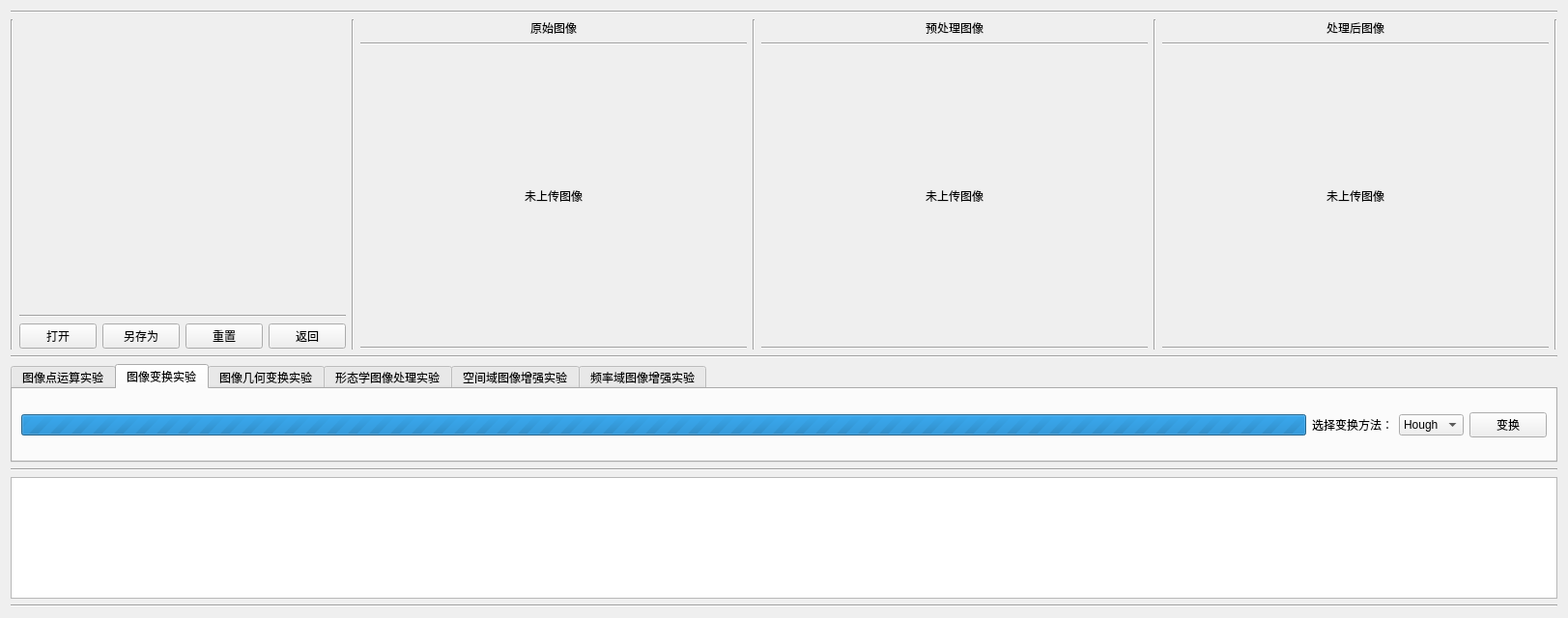
<?xml version="1.0" encoding="UTF-8"?>
<ui version="4.0">
 <class>Form</class>
 <widget class="QWidget" name="Form">
  <property name="geometry">
   <rect>
    <x>0</x>
    <y>0</y>
    <width>1601</width>
    <height>640</height>
   </rect>
  </property>
  <property name="sizePolicy">
   <sizepolicy hsizetype="MinimumExpanding" vsizetype="MinimumExpanding">
    <horstretch>0</horstretch>
    <verstretch>0</verstretch>
   </sizepolicy>
  </property>
  <property name="minimumSize">
   <size>
    <width>100</width>
    <height>100</height>
   </size>
  </property>
  <property name="windowTitle">
   <string>基础图像物理实验</string>
  </property>
  <layout class="QVBoxLayout" name="verticalLayout_2">
   <property name="sizeConstraint">
    <enum>QLayout::SetMinimumSize</enum>
   </property>
   <item>
    <widget class="Line" name="line_16">
     <property name="orientation">
      <enum>Qt::Horizontal</enum>
     </property>
    </widget>
   </item>
   <item>
    <layout class="QHBoxLayout" name="horizontalLayout">
     <item>
      <widget class="Line" name="line_18">
       <property name="orientation">
        <enum>Qt::Vertical</enum>
       </property>
      </widget>
     </item>
     <item>
      <layout class="QVBoxLayout" name="verticalLayout_4">
       <item>
        <widget class="QLabel" name="logo">
         <property name="sizePolicy">
          <sizepolicy hsizetype="Maximum" vsizetype="Maximum">
           <horstretch>0</horstretch>
           <verstretch>0</verstretch>
          </sizepolicy>
         </property>
         <property name="minimumSize">
          <size>
           <width>300</width>
           <height>300</height>
          </size>
         </property>
         <property name="maximumSize">
          <size>
           <width>300</width>
           <height>300</height>
          </size>
         </property>
         <property name="text">
          <string/>
         </property>
         <property name="scaledContents">
          <bool>false</bool>
         </property>
        </widget>
       </item>
       <item>
        <widget class="Line" name="line_9">
         <property name="orientation">
          <enum>Qt::Horizontal</enum>
         </property>
        </widget>
       </item>
       <item>
        <layout class="QHBoxLayout" name="horizontalLayout_2">
         <property name="sizeConstraint">
          <enum>QLayout::SetDefaultConstraint</enum>
         </property>
         <item alignment="Qt::AlignLeft|Qt::AlignVCenter">
          <widget class="QPushButton" name="chooseFile">
           <property name="sizePolicy">
            <sizepolicy hsizetype="Maximum" vsizetype="Maximum">
             <horstretch>0</horstretch>
             <verstretch>0</verstretch>
            </sizepolicy>
           </property>
           <property name="text">
            <string>打开</string>
           </property>
          </widget>
         </item>
         <item alignment="Qt::AlignLeft">
          <widget class="QPushButton" name="save">
           <property name="sizePolicy">
            <sizepolicy hsizetype="Maximum" vsizetype="Maximum">
             <horstretch>0</horstretch>
             <verstretch>0</verstretch>
            </sizepolicy>
           </property>
           <property name="text">
            <string>另存为</string>
           </property>
          </widget>
         </item>
         <item>
          <widget class="QPushButton" name="resButton">
           <property name="sizePolicy">
            <sizepolicy hsizetype="Expanding" vsizetype="Fixed">
             <horstretch>0</horstretch>
             <verstretch>0</verstretch>
            </sizepolicy>
           </property>
           <property name="text">
            <string>重置</string>
           </property>
          </widget>
         </item>
         <item>
          <widget class="QPushButton" name="stopButton">
           <property name="sizePolicy">
            <sizepolicy hsizetype="Expanding" vsizetype="Fixed">
             <horstretch>0</horstretch>
             <verstretch>0</verstretch>
            </sizepolicy>
           </property>
           <property name="text">
            <string>返回</string>
           </property>
          </widget>
         </item>
        </layout>
       </item>
      </layout>
     </item>
     <item>
      <widget class="Line" name="line_6">
       <property name="orientation">
        <enum>Qt::Vertical</enum>
       </property>
      </widget>
     </item>
     <item>
      <layout class="QVBoxLayout" name="verticalLayout">
       <item alignment="Qt::AlignHCenter|Qt::AlignVCenter">
        <widget class="QLabel" name="label">
         <property name="text">
          <string>原始图像</string>
         </property>
        </widget>
       </item>
       <item>
        <widget class="Line" name="line_10">
         <property name="orientation">
          <enum>Qt::Horizontal</enum>
         </property>
        </widget>
       </item>
       <item alignment="Qt::AlignLeft">
        <widget class="QLabel" name="oImage">
         <property name="sizePolicy">
          <sizepolicy hsizetype="MinimumExpanding" vsizetype="MinimumExpanding">
           <horstretch>0</horstretch>
           <verstretch>0</verstretch>
          </sizepolicy>
         </property>
         <property name="minimumSize">
          <size>
           <width>400</width>
           <height>300</height>
          </size>
         </property>
         <property name="maximumSize">
          <size>
           <width>400</width>
           <height>300</height>
          </size>
         </property>
         <property name="text">
          <string>未上传图像</string>
         </property>
         <property name="alignment">
          <set>Qt::AlignCenter</set>
         </property>
        </widget>
       </item>
       <item>
        <widget class="Line" name="line_13">
         <property name="orientation">
          <enum>Qt::Horizontal</enum>
         </property>
        </widget>
       </item>
      </layout>
     </item>
     <item>
      <widget class="Line" name="line_5">
       <property name="orientation">
        <enum>Qt::Vertical</enum>
       </property>
      </widget>
     </item>
     <item>
      <layout class="QVBoxLayout" name="verticalLayout_5">
       <item alignment="Qt::AlignHCenter|Qt::AlignTop">
        <widget class="QLabel" name="label_2">
         <property name="sizePolicy">
          <sizepolicy hsizetype="Preferred" vsizetype="Preferred">
           <horstretch>0</horstretch>
           <verstretch>0</verstretch>
          </sizepolicy>
         </property>
         <property name="minimumSize">
          <size>
           <width>0</width>
           <height>0</height>
          </size>
         </property>
         <property name="text">
          <string>预处理图像</string>
         </property>
         <property name="alignment">
          <set>Qt::AlignCenter</set>
         </property>
        </widget>
       </item>
       <item>
        <widget class="Line" name="line_11">
         <property name="orientation">
          <enum>Qt::Horizontal</enum>
         </property>
        </widget>
       </item>
       <item>
        <widget class="QLabel" name="pImage">
         <property name="sizePolicy">
          <sizepolicy hsizetype="MinimumExpanding" vsizetype="MinimumExpanding">
           <horstretch>0</horstretch>
           <verstretch>0</verstretch>
          </sizepolicy>
         </property>
         <property name="minimumSize">
          <size>
           <width>400</width>
           <height>300</height>
          </size>
         </property>
         <property name="maximumSize">
          <size>
           <width>400</width>
           <height>300</height>
          </size>
         </property>
         <property name="text">
          <string>未上传图像</string>
         </property>
         <property name="alignment">
          <set>Qt::AlignCenter</set>
         </property>
        </widget>
       </item>
       <item>
        <widget class="Line" name="line_14">
         <property name="orientation">
          <enum>Qt::Horizontal</enum>
         </property>
        </widget>
       </item>
      </layout>
     </item>
     <item>
      <widget class="Line" name="line_7">
       <property name="orientation">
        <enum>Qt::Vertical</enum>
       </property>
      </widget>
     </item>
     <item>
      <layout class="QVBoxLayout" name="verticalLayout_3">
       <item alignment="Qt::AlignHCenter|Qt::AlignVCenter">
        <widget class="QLabel" name="label_3">
         <property name="text">
          <string>处理后图像</string>
         </property>
        </widget>
       </item>
       <item>
        <widget class="Line" name="line_12">
         <property name="orientation">
          <enum>Qt::Horizontal</enum>
         </property>
        </widget>
       </item>
       <item>
        <widget class="QLabel" name="rImage">
         <property name="sizePolicy">
          <sizepolicy hsizetype="MinimumExpanding" vsizetype="MinimumExpanding">
           <horstretch>0</horstretch>
           <verstretch>0</verstretch>
          </sizepolicy>
         </property>
         <property name="minimumSize">
          <size>
           <width>400</width>
           <height>300</height>
          </size>
         </property>
         <property name="maximumSize">
          <size>
           <width>400</width>
           <height>300</height>
          </size>
         </property>
         <property name="text">
          <string>未上传图像</string>
         </property>
         <property name="alignment">
          <set>Qt::AlignCenter</set>
         </property>
        </widget>
       </item>
       <item>
        <widget class="Line" name="line_15">
         <property name="orientation">
          <enum>Qt::Horizontal</enum>
         </property>
        </widget>
       </item>
      </layout>
     </item>
     <item>
      <widget class="Line" name="line_17">
       <property name="orientation">
        <enum>Qt::Vertical</enum>
       </property>
      </widget>
     </item>
    </layout>
   </item>
   <item>
    <widget class="Line" name="line_8">
     <property name="orientation">
      <enum>Qt::Horizontal</enum>
     </property>
    </widget>
   </item>
   <item>
    <widget class="QTabWidget" name="tabWidget">
     <property name="sizePolicy">
      <sizepolicy hsizetype="Expanding" vsizetype="Preferred">
       <horstretch>0</horstretch>
       <verstretch>0</verstretch>
      </sizepolicy>
     </property>
     <property name="currentIndex">
      <number>1</number>
     </property>
     <widget class="QWidget" name="tab">
      <attribute name="title">
       <string>图像点运算实验</string>
      </attribute>
      <layout class="QHBoxLayout" name="horizontalLayout_8">
       <item>
        <widget class="QProgressBar" name="progressBar_6">
         <property name="maximum">
          <number>0</number>
         </property>
         <property name="value">
          <number>-1</number>
         </property>
        </widget>
       </item>
       <item>
        <widget class="QPushButton" name="grey">
         <property name="sizePolicy">
          <sizepolicy hsizetype="Fixed" vsizetype="Fixed">
           <horstretch>0</horstretch>
           <verstretch>0</verstretch>
          </sizepolicy>
         </property>
         <property name="text">
          <string>灰度变换</string>
         </property>
        </widget>
       </item>
      </layout>
     </widget>
     <widget class="QWidget" name="tab_2">
      <attribute name="title">
       <string>图像变换实验</string>
      </attribute>
      <layout class="QHBoxLayout" name="horizontalLayout_3">
       <item>
        <widget class="QProgressBar" name="progressBar_2">
         <property name="maximum">
          <number>0</number>
         </property>
         <property name="value">
          <number>-1</number>
         </property>
        </widget>
       </item>
       <item alignment="Qt::AlignRight">
        <widget class="QLabel" name="label_9">
         <property name="sizePolicy">
          <sizepolicy hsizetype="Preferred" vsizetype="Preferred">
           <horstretch>0</horstretch>
           <verstretch>0</verstretch>
          </sizepolicy>
         </property>
         <property name="text">
          <string>选择变换方法：</string>
         </property>
        </widget>
       </item>
       <item>
        <widget class="QComboBox" name="Trans_Opt">
         <property name="sizePolicy">
          <sizepolicy hsizetype="Fixed" vsizetype="Fixed">
           <horstretch>0</horstretch>
           <verstretch>0</verstretch>
          </sizepolicy>
         </property>
         <item>
          <property name="text">
           <string>Hough</string>
          </property>
         </item>
         <item>
          <property name="text">
           <string>傅里叶</string>
          </property>
         </item>
        </widget>
       </item>
       <item>
        <widget class="QPushButton" name="Trans_radon">
         <property name="sizePolicy">
          <sizepolicy hsizetype="Maximum" vsizetype="Fixed">
           <horstretch>0</horstretch>
           <verstretch>0</verstretch>
          </sizepolicy>
         </property>
         <property name="text">
          <string>变换</string>
         </property>
        </widget>
       </item>
      </layout>
     </widget>
     <widget class="QWidget" name="tab_3">
      <attribute name="title">
       <string>图像几何变换实验</string>
      </attribute>
      <layout class="QHBoxLayout" name="horizontalLayout_4">
       <item>
        <widget class="QProgressBar" name="progressBar_3">
         <property name="maximum">
          <number>0</number>
         </property>
         <property name="value">
          <number>-1</number>
         </property>
        </widget>
       </item>
       <item alignment="Qt::AlignLeft">
        <widget class="QLabel" name="label_6">
         <property name="sizePolicy">
          <sizepolicy hsizetype="Maximum" vsizetype="Preferred">
           <horstretch>0</horstretch>
           <verstretch>0</verstretch>
          </sizepolicy>
         </property>
         <property name="maximumSize">
          <size>
           <width>150</width>
           <height>16777215</height>
          </size>
         </property>
         <property name="text">
          <string>平移：X坐标偏移量：</string>
         </property>
        </widget>
       </item>
       <item>
        <widget class="QLineEdit" name="delta_x">
         <property name="sizePolicy">
          <sizepolicy hsizetype="Maximum" vsizetype="Fixed">
           <horstretch>0</horstretch>
           <verstretch>0</verstretch>
          </sizepolicy>
         </property>
         <property name="maximumSize">
          <size>
           <width>50</width>
           <height>16777215</height>
          </size>
         </property>
         <property name="text">
          <string>0</string>
         </property>
         <property name="alignment">
          <set>Qt::AlignRight|Qt::AlignTrailing|Qt::AlignVCenter</set>
         </property>
        </widget>
       </item>
       <item>
        <widget class="QLabel" name="label_7">
         <property name="sizePolicy">
          <sizepolicy hsizetype="Maximum" vsizetype="Preferred">
           <horstretch>0</horstretch>
           <verstretch>0</verstretch>
          </sizepolicy>
         </property>
         <property name="maximumSize">
          <size>
           <width>150</width>
           <height>16777215</height>
          </size>
         </property>
         <property name="text">
          <string>Y坐标偏移量：</string>
         </property>
        </widget>
       </item>
       <item>
        <widget class="QLineEdit" name="delta_y">
         <property name="sizePolicy">
          <sizepolicy hsizetype="Maximum" vsizetype="Fixed">
           <horstretch>0</horstretch>
           <verstretch>0</verstretch>
          </sizepolicy>
         </property>
         <property name="minimumSize">
          <size>
           <width>0</width>
           <height>0</height>
          </size>
         </property>
         <property name="maximumSize">
          <size>
           <width>50</width>
           <height>16777215</height>
          </size>
         </property>
         <property name="text">
          <string>0</string>
         </property>
         <property name="alignment">
          <set>Qt::AlignRight|Qt::AlignTrailing|Qt::AlignVCenter</set>
         </property>
        </widget>
       </item>
       <item>
        <widget class="Line" name="line">
         <property name="orientation">
          <enum>Qt::Vertical</enum>
         </property>
        </widget>
       </item>
       <item>
        <layout class="QVBoxLayout" name="verticalLayout_6">
         <item>
          <widget class="QCheckBox" name="HMcheckBox">
           <property name="sizePolicy">
            <sizepolicy hsizetype="Maximum" vsizetype="Fixed">
             <horstretch>0</horstretch>
             <verstretch>0</verstretch>
            </sizepolicy>
           </property>
           <property name="text">
            <string>水平镜像</string>
           </property>
          </widget>
         </item>
         <item>
          <widget class="QCheckBox" name="VMcheckBox">
           <property name="sizePolicy">
            <sizepolicy hsizetype="Maximum" vsizetype="Fixed">
             <horstretch>0</horstretch>
             <verstretch>0</verstretch>
            </sizepolicy>
           </property>
           <property name="text">
            <string>垂直镜像</string>
           </property>
          </widget>
         </item>
        </layout>
       </item>
       <item>
        <widget class="Line" name="line_2">
         <property name="orientation">
          <enum>Qt::Vertical</enum>
         </property>
        </widget>
       </item>
       <item>
        <widget class="QLabel" name="label_8">
         <property name="text">
          <string>旋转角度(°)：</string>
         </property>
        </widget>
       </item>
       <item>
        <widget class="QLineEdit" name="delta_degree">
         <property name="sizePolicy">
          <sizepolicy hsizetype="Maximum" vsizetype="Fixed">
           <horstretch>0</horstretch>
           <verstretch>0</verstretch>
          </sizepolicy>
         </property>
         <property name="maximumSize">
          <size>
           <width>80</width>
           <height>16777215</height>
          </size>
         </property>
         <property name="text">
          <string>0</string>
         </property>
         <property name="alignment">
          <set>Qt::AlignRight|Qt::AlignTrailing|Qt::AlignVCenter</set>
         </property>
        </widget>
       </item>
       <item>
        <widget class="QLabel" name="label_4">
         <property name="sizePolicy">
          <sizepolicy hsizetype="Minimum" vsizetype="Minimum">
           <horstretch>0</horstretch>
           <verstretch>0</verstretch>
          </sizepolicy>
         </property>
         <property name="text">
          <string>°</string>
         </property>
        </widget>
       </item>
       <item>
        <widget class="Line" name="line_3">
         <property name="orientation">
          <enum>Qt::Vertical</enum>
         </property>
        </widget>
       </item>
       <item>
        <widget class="QPushButton" name="G_Trans">
         <property name="text">
          <string>变换</string>
         </property>
        </widget>
       </item>
      </layout>
     </widget>
     <widget class="QWidget" name="tab_4">
      <attribute name="title">
       <string>形态学图像处理实验</string>
      </attribute>
      <layout class="QHBoxLayout" name="horizontalLayout_5">
       <item>
        <widget class="QProgressBar" name="progressBar_4">
         <property name="maximum">
          <number>0</number>
         </property>
         <property name="value">
          <number>-1</number>
         </property>
        </widget>
       </item>
       <item>
        <widget class="QLabel" name="label_5">
         <property name="text">
          <string>设置膨胀与腐蚀核：</string>
         </property>
        </widget>
       </item>
       <item>
        <widget class="QLineEdit" name="ED_KERNEL_SIZE">
         <property name="sizePolicy">
          <sizepolicy hsizetype="Preferred" vsizetype="Fixed">
           <horstretch>0</horstretch>
           <verstretch>0</verstretch>
          </sizepolicy>
         </property>
         <property name="text">
          <string>3</string>
         </property>
         <property name="alignment">
          <set>Qt::AlignRight|Qt::AlignTrailing|Qt::AlignVCenter</set>
         </property>
        </widget>
       </item>
       <item alignment="Qt::AlignRight">
        <widget class="QPushButton" name="dilate">
         <property name="sizePolicy">
          <sizepolicy hsizetype="Maximum" vsizetype="Fixed">
           <horstretch>0</horstretch>
           <verstretch>0</verstretch>
          </sizepolicy>
         </property>
         <property name="text">
          <string>膨胀</string>
         </property>
        </widget>
       </item>
       <item>
        <widget class="QPushButton" name="erode">
         <property name="sizePolicy">
          <sizepolicy hsizetype="Maximum" vsizetype="Fixed">
           <horstretch>0</horstretch>
           <verstretch>0</verstretch>
          </sizepolicy>
         </property>
         <property name="text">
          <string>腐蚀</string>
         </property>
        </widget>
       </item>
      </layout>
     </widget>
     <widget class="QWidget" name="tab_5">
      <attribute name="title">
       <string>空间域图像增强实验</string>
      </attribute>
      <layout class="QHBoxLayout" name="horizontalLayout_6">
       <item>
        <widget class="QProgressBar" name="progressBar">
         <property name="maximum">
          <number>0</number>
         </property>
         <property name="value">
          <number>-1</number>
         </property>
        </widget>
       </item>
       <item>
        <widget class="QLabel" name="label_10">
         <property name="text">
          <string>核大小（常用3*3或5*5）：</string>
         </property>
        </widget>
       </item>
       <item>
        <widget class="QLineEdit" name="FILTER_KERNEL_SIZE">
         <property name="sizePolicy">
          <sizepolicy hsizetype="Preferred" vsizetype="Fixed">
           <horstretch>0</horstretch>
           <verstretch>0</verstretch>
          </sizepolicy>
         </property>
         <property name="text">
          <string>3</string>
         </property>
         <property name="alignment">
          <set>Qt::AlignRight|Qt::AlignTrailing|Qt::AlignVCenter</set>
         </property>
        </widget>
       </item>
       <item alignment="Qt::AlignRight">
        <widget class="QPushButton" name="smooth">
         <property name="sizePolicy">
          <sizepolicy hsizetype="Maximum" vsizetype="Fixed">
           <horstretch>0</horstretch>
           <verstretch>0</verstretch>
          </sizepolicy>
         </property>
         <property name="text">
          <string>图像平滑</string>
         </property>
        </widget>
       </item>
       <item>
        <widget class="QPushButton" name="filter">
         <property name="sizePolicy">
          <sizepolicy hsizetype="Maximum" vsizetype="Fixed">
           <horstretch>0</horstretch>
           <verstretch>0</verstretch>
          </sizepolicy>
         </property>
         <property name="text">
          <string>中值滤波</string>
         </property>
        </widget>
       </item>
       <item alignment="Qt::AlignRight">
        <widget class="QPushButton" name="sharpen">
         <property name="sizePolicy">
          <sizepolicy hsizetype="Maximum" vsizetype="Fixed">
           <horstretch>0</horstretch>
           <verstretch>0</verstretch>
          </sizepolicy>
         </property>
         <property name="text">
          <string>图像锐化</string>
         </property>
        </widget>
       </item>
      </layout>
     </widget>
     <widget class="QWidget" name="tab_6">
      <attribute name="title">
       <string>频率域图像增强实验</string>
      </attribute>
      <layout class="QHBoxLayout" name="horizontalLayout_7">
       <item>
        <widget class="QProgressBar" name="progressBar_5">
         <property name="maximum">
          <number>0</number>
         </property>
         <property name="value">
          <number>-1</number>
         </property>
        </widget>
       </item>
       <item>
        <widget class="QPushButton" name="FFT">
         <property name="sizePolicy">
          <sizepolicy hsizetype="Maximum" vsizetype="Fixed">
           <horstretch>0</horstretch>
           <verstretch>0</verstretch>
          </sizepolicy>
         </property>
         <property name="text">
          <string>快速傅里叶变换</string>
         </property>
        </widget>
       </item>
       <item>
        <widget class="QPushButton" name="lowPassFiltering">
         <property name="sizePolicy">
          <sizepolicy hsizetype="Maximum" vsizetype="Fixed">
           <horstretch>0</horstretch>
           <verstretch>0</verstretch>
          </sizepolicy>
         </property>
         <property name="text">
          <string>低通滤波器</string>
         </property>
        </widget>
       </item>
       <item>
        <widget class="QPushButton" name="highPassFiltering">
         <property name="sizePolicy">
          <sizepolicy hsizetype="Maximum" vsizetype="Fixed">
           <horstretch>0</horstretch>
           <verstretch>0</verstretch>
          </sizepolicy>
         </property>
         <property name="text">
          <string>高通滤波器</string>
         </property>
        </widget>
       </item>
       <item>
        <widget class="QPushButton" name="DWT">
         <property name="sizePolicy">
          <sizepolicy hsizetype="Maximum" vsizetype="Fixed">
           <horstretch>0</horstretch>
           <verstretch>0</verstretch>
          </sizepolicy>
         </property>
         <property name="text">
          <string>小波变换</string>
         </property>
        </widget>
       </item>
      </layout>
     </widget>
    </widget>
   </item>
   <item>
    <widget class="Line" name="line_20">
     <property name="orientation">
      <enum>Qt::Horizontal</enum>
     </property>
    </widget>
   </item>
   <item>
    <widget class="QTextEdit" name="textEdit"/>
   </item>
   <item>
    <widget class="Line" name="line_19">
     <property name="orientation">
      <enum>Qt::Horizontal</enum>
     </property>
    </widget>
   </item>
  </layout>
 </widget>
 <resources/>
 <connections/>
</ui>
